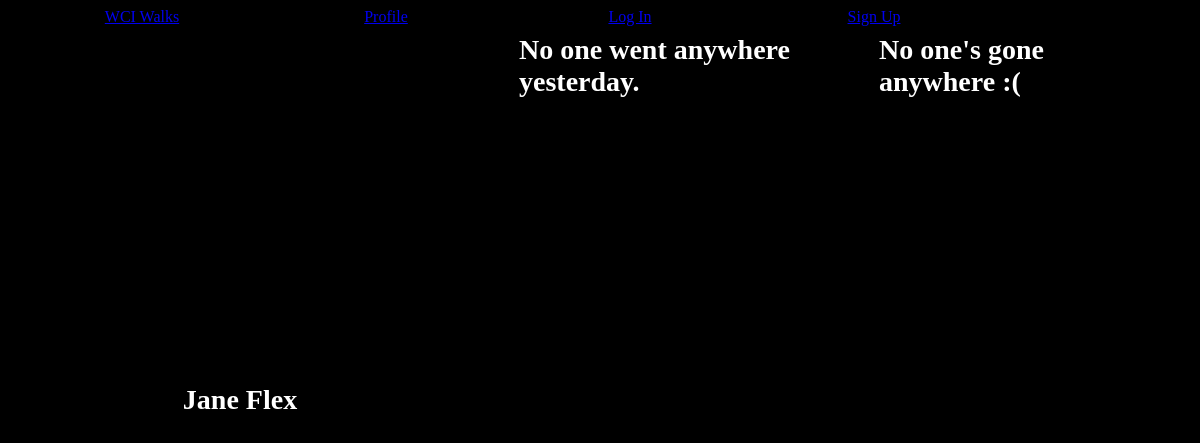
Before: / with the older database file.
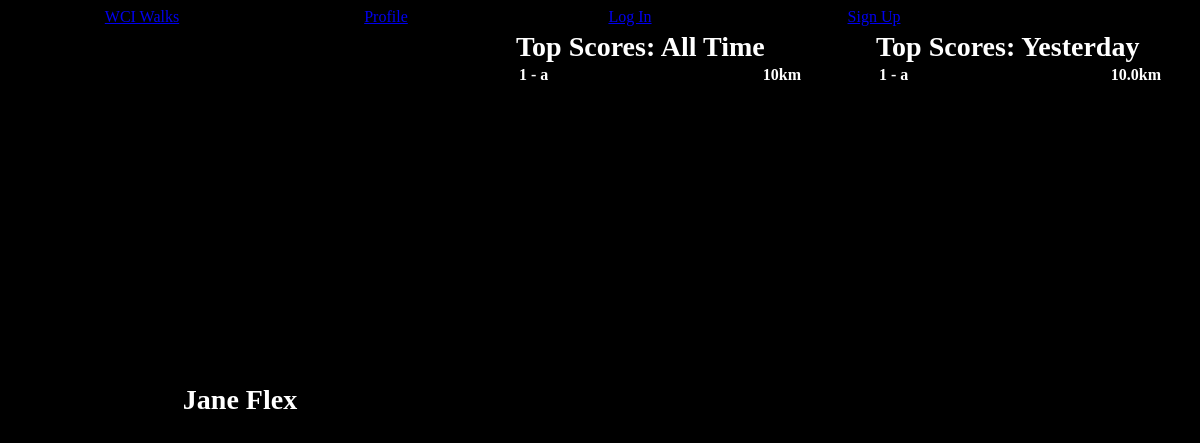
After: the same page with the newer database file.
### tables this page shows
CREATE TABLE walks (
    id INTEGER NOT NULL,
    username TEXT NOT NULL,
    distance REAL NOT NULL,
    walkdate TEXT NOT NULL
);

CREATE TABLE users (
    id INTEGER PRIMARY KEY,
    email TEXT UNIQUE NOT NULL,
    username TEXT NOT NULL,
    password TEXT NOT NULL,
    distance INTEGER NOT NULL
);

### controllers/index.py (the view)
@bp.route('/', methods=('GET', 'POST', 'PUT', 'PATCH', 'DELETE'))
def home():
    db = database.get_db()
    total = db.execute(
        'SELECT * FROM total'
    ).fetchone()
    return render_template(
        'index.html',
        alltimeleaderboard=get_all_time_leaderboard(),
        yesterdayleaderboard=get_day_leaderboard(datetime.date.today()-datetime.timedelta(days=1)),
        total=total
    )

### models/database.py (called while the page is built)
def get_db():
    if 'db' not in g:
        g.db = sqlite3.connect(
            current_app.config['DB'], detect_types=sqlite3.PARSE_DECLTYPES
        )
        g.db.row_factory = sqlite3.Row
    return g.db

def teardown_db(err=None):
    db = g.pop('db', None)
    if db is not None:
        db.close()

### templates/utils.py (called while the page is built)
def get_all_time_leaderboard():
    db = database.get_db()
    userdistances = db.execute(
        "SELECT username, distance FROM users;"
    ).fetchall()
    userdistances.sort(key=lambda user: user[1], reverse=True)
    return userdistances[:15]

def get_day_leaderboard(date):
    db = database.get_db()
    userdistances = db.execute(
        "SELECT username, distance FROM walks WHERE walkdate=?;", (date,)
    ).fetchall()
    userdistances.sort(key=lambda user: user[1], reverse=True)
    return userdistances[:10]

### templates/index.html (shortened to what this page needs)
{% extends "utils/layout.html" %}
{% block body %}
    <div class="largesplit left flexy">
        <div class="centered b">
            <h2>Jane Flex</h2>
        </div>
    </div>
    <div class="split right flexy">
        <div class="centered leaderborder">
            {% if yesterdayleaderboard|length > 0 and yesterdayleaderboard[0][1] > 0 %}
                <h2>Top Scores: Yesterday</h2>
                <table>
                    <tr class="bold"><td>1 - {{yesterdayleaderboard[0][0]}}</td><td class="d">{{yesterdayleaderboard[0][1]}}km</td></tr>
                </table>
            {% else %}
                <table><tr><td><h2>No one's gone anywhere :(</h2></td></tr></table>
            {% endif %}
        </div>
    </div>
    <div class="split middle flexy">
        <div class="centered leaderborder">
            {% if alltimeleaderboard|length > 0 and alltimeleaderboard[0][1] > 0 %}
                <h2>Top Scores: All Time</h2>
                <table>
                    <tr class="bold"><td>1 - {{alltimeleaderboard[0][0]}}</td><td class="d">{{alltimeleaderboard[0][1]}}km</td></tr>
                </table>
            {% else %}
                <table><tr><td><h2>No one went anywhere yesterday.</h2></td></tr></table>
            {% endif %}
        </div>
    </div>
{% endblock %}

### templates/utils/layout.html (shortened to what this page needs)
<!DOCTYPE html>
<html height="100%">
    <head>
        <link rel="stylesheet" href="{{ url_for('static', filename='style.css') }}" type="text/css"/>
    </head>
    <body>
        {% include "utils/navbar.html" %}
        {% block body %}
        {% endblock %}
    </body>
</html>

### templates/utils/navbar.html
<nav>
    <ul>
        <li>
            <a href="/">WCI Walks</a>
        </li>
        <li>
            <a href="/users">Profile</a>
        </li>
        {% if "userid" not in session %}
        <li>
            <a href="/users/login">Log In</a>
        </li>
        <li>
            <a href="/users/signup">Sign Up</a>
        </li>
        {% else %}
        <li>
            <a href="/users/logout">Log out</a>
        </li>
        {% endif %}
    </ul>
</nav>

### static/style.css (style rules this page uses)
body { background-color: black; }
li { list-style-type: none; }
nav { width: 100%; }
nav ul { margin: 0; padding: 0; width: 100%; max-width: 1000px; text-align: center; }
nav li { margin: 0; padding: 0; width: 24%; display: inline-block; text-align: center; }
.flexy { display: flex; justify-content: center; align-items: center; flex-direction: column; }
.split { height: 100%; position: fixed; z-index: 1; top: 0; overflow-x: hidden; padding-top: 0px; }
.largesplit { height: 100%; width: 45%; position: fixed; z-index: 1; top: 0; overflow-x: hidden; padding-top: 0px; }
.left { right: 60%; width: 40% }
.middle { right: 30%; width: 30%; }
.right { right: 0; width: 30%; }
.centered { z-index: 3; }
table { width: 100%; }
.d { float: right; }
.bold { font-weight: bold; }
.leaderborder { color: white; width: 80%; height: 90%; padding: 5%; padding-top: 0; }
h2 { color: white; margin-top: 0; margin-bottom: 0; font-size: 1.75em; }

Changed rows visible on the page:
added walks: username "a", distance "10.0"
added users: username "a", distance "10"
Other visible differences:
text no longer shown: "No one's gone anywhere :( No one went anywhere yesterday."
text now shown: "Top Scores: Yesterday 1 - km Top Scores: All Time 1 - km"
